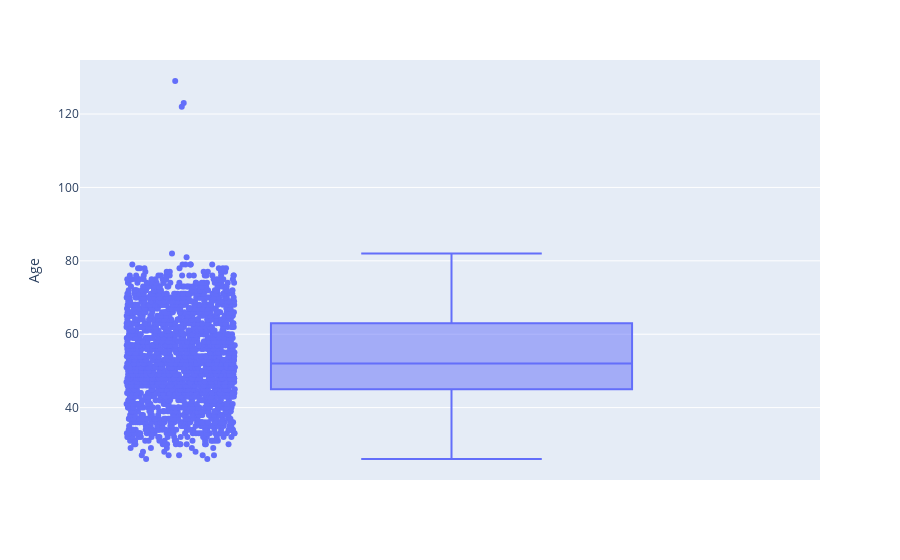

The notebook cell saved with this chart:
### Markdown cell above
2. Feature Age

### Code cell
import plotly.express as px
fig = px.box(data, y="Age", points='all')
fig.show()

### Figure 1 — Plotly figure (JSON) as saved in the notebook; plotly's stock layout.template omitted (floating-point values rounded to 4 significant figures; data arrays with more than 128 entries replaced by an {"elided": "..."} marker saying what was removed)
{"data": [{"alignmentgroup": "True", "boxpoints": "all", "hovertemplate": "Age=%{y}<extra></extra>", "legendgroup": "", "marker": {"color": "#636efa"}, "name": "", "notched": false, "offsetgroup": "", "orientation": "v", "showlegend": false, "type": "box", "x0": " ", "xaxis": "x", "y": {"elided": "2216 int values"}, "y0": " ", "yaxis": "y"}], "layout": {"boxmode": "group", "legend": {"tracegroupgap": 0}, "margin": {"t": 60}, "xaxis": {"anchor": "y", "domain": [0, 1]}, "yaxis": {"anchor": "x", "domain": [0, 1], "title": {"text": "Age"}}}}
